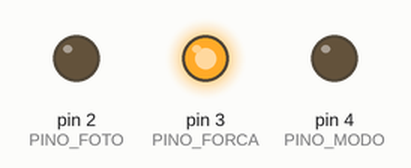
Simulated run of this sketch. Board: Arduino Uno, built with avr-gcc and run on an emulated ATmega328P. Parts: output pins drawn as LEDs (lit = HIGH). What the sketch prints to the serial monitor is not drawn.

Above: at 0.1 s.
At 4.1 s:
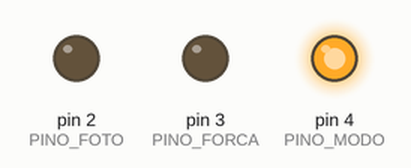
At 9.1 s:
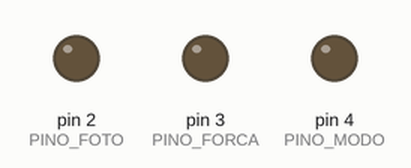
Timing chart, 0 to 10.6 s (numbered marks = the images above):
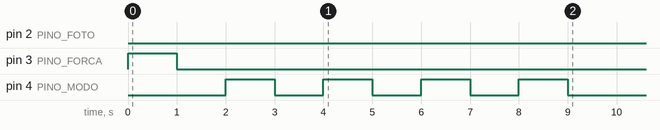

Measured:
- by itself, pin 3 (PINO_FORCA): LOW → HIGH at 0.00 s, → LOW 1.0 s later
- by itself, pin 4 (PINO_MODO): alternates HIGH for 1.0 s and LOW for 1.0 s, 8 changes in all, then stays LOW

The sketch:

disparador-camera.ino
```cpp
/**
 * Controlando câmera NewLink Sport Mini
 *
 * O script liga a câmera, troca para modo desejado
 * e tira uma foto a cada aproximadamente, 64 segundos.
 *
 * @author Thiago Paes <mrprompt@gmail.com>
 */
#define PINO_FOTO  2
#define PINO_FORCA 3
#define PINO_MODO  4
#define INTERVALO_FOTO  60000 // uma foto por minuto
#define MODO_CAMERA 4

boolean ligado;
boolean onCam;
long ultimaFoto;

void setup() {
  Serial.begin(9600);

  pinMode(PINO_FORCA, OUTPUT);
  pinMode(PINO_FOTO, OUTPUT);
  pinMode(PINO_MODO, OUTPUT);

  ligado = false;
  onCam = false;
  ultimaFoto = 0;
}

void loop() {
  startCam();
  tiraFoto();

  delay(1000);
}

/**
 * Liga a câmera e coloca no modo correto
 * definido em MODO_CAMERA.
 *
 * Modos da câmera:
 *
 * 1 & 2 = vídeo (baixa e alta resolução, respectivamente)
 * 3 & 4 = foto (baixa e alta resolução, respectivamente)
 */
void startCam() {
  if (ligado == false) {
    Serial.println("ligando");

    digitalWrite(PINO_FORCA, HIGH);
    delay(1000);

    digitalWrite(PINO_FORCA, LOW);
    delay(1000);

    for (int i = 1; i <= MODO_CAMERA; i++) {
      digitalWrite(PINO_MODO, HIGH);
      delay(1000);

      digitalWrite(PINO_MODO, LOW);
      delay(1000);

      if (i == MODO_CAMERA) {
        onCam = true;
        ligado = true;
      }
    }
  }
}

void tiraFoto() {
  if (ligado == true && onCam == true && (millis() - ultimaFoto > INTERVALO_FOTO)) {
    Serial.println("tirando foto");

    digitalWrite(PINO_FOTO, HIGH);
    delay(1000);

    digitalWrite(PINO_FOTO, LOW);
    delay(1000);

    ultimaFoto = millis();

    Serial.println();
  }

  Serial.print('.');
}
```
